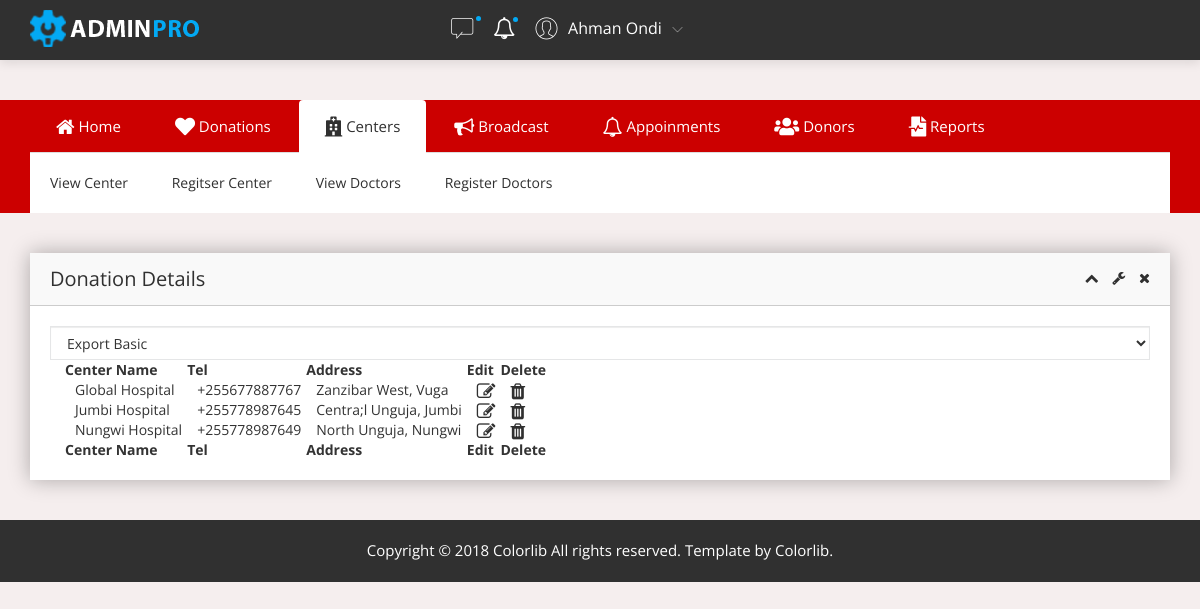
The page /view_center.php (signed in) on the database its author committed.
### tables this page shows
CREATE TABLE `center` (
  `centerName` varchar(30) NOT NULL,
  `phone` varchar(20) NOT NULL,
  `phone2` varchar(20) NOT NULL,
  `district` varchar(100) NOT NULL,
  `province` varchar(30) NOT NULL
);

### view_center.php (the view, shortened to what this page needs)
<!doctype html>
<html class="no-js" lang="en">
<head><meta http-equiv="Content-Type" content="text/html; charset=windows-1252">
    <link rel="stylesheet" href="https://use.fontawesome.com/releases/v5.5.0/css/all.css">
    <link rel="stylesheet" href="css/bootstrap.min.css">
    <link rel="stylesheet" href="css/font-awesome.min.css">
    <link rel="stylesheet" href="css/adminpro-custon-icon.css">
    <link rel="stylesheet" href="css/meanmenu.min.css">
    <link rel="stylesheet" href="css/jquery.mCustomScrollbar.min.css">
    <link rel="stylesheet" href="css/animate.css">
    <link rel="stylesheet" href="css/data-table/bootstrap-table.css">
    <link rel="stylesheet" href="css/data-table/bootstrap-editable.css">
    <link rel="stylesheet" href="css/normalize.css">
    <link rel="stylesheet" href="css/c3.min.css">
    <link rel="stylesheet" href="css/form/all-type-forms.css">
    <link rel="stylesheet" href="css/switcher/color-switcher.css">
    <link rel="stylesheet" href="style.css">
    <link rel="stylesheet" href="css/responsive.css">
</head>
<body>
    <?php
   include('center_top.php');
   ?>
    <?php
   require_once("connection/config.php");
	$str="SELECT * from center";
	$query=$db->query($str) or die(mysqli_error());
	$nrows=$query->num_rows;
	?>
    <div class="admin-dashone-data-table-area mg-b-40">
        <div class="container">
            <div class="row">
                <div class="col-lg-12">
                    <div class="sparkline8-list shadow-reset">
                        <div class="sparkline8-hd">
                            <div class="main-sparkline8-hd">
                                <h1>Donation Details</h1>
                                <div class="sparkline8-outline-icon">
                                    <span class="sparkline8-collapse-link"><i class="fa fa-chevron-up"></i></span>
                                    <span><i class="fa fa-wrench"></i></span>
                                    <span class="sparkline8-collapse-close"><i class="fa fa-times"></i></span>
                                </div>
                            </div>
                        </div>
                        <div class="sparkline8-graph">
                            <div class="datatable-dashv1-list custom-datatable-overright">
                                <div id="toolbar">
                                    <select class="form-control">
                                        <option value="">Export Basic</option>
                                    </select>
                                </div>
                                <table id="table" data-toggle="table" data-pagination="true" data-search="true" data-show-columns="true" data-show-pagination-switch="true" data-show-refresh="true" data-key-events="true" data-show-toggle="true" data-resizable="true" data-cookie="true" data-cookie-id-table="saveId" data-show-export="true" data-click-to-select="true" data-toolbar="#toolbar">
                                    <thead>
                                        <tr>
                                            <th data-field="state" data-checkbox="true"></th>
                                            <th data-field="name">Center Name</th>
                                            <th data-field="tel" data-editable="true">Tel</th>
                                            <th data-field="address" data-editable="true">Address</th>
                                            <th data-field="pulse">Edit</th>
                                            <th data-field="action">Delete</th>
                                        </tr>
                                    </thead>
                                    <tbody id="data">
                                    <?php
										if($nrows>0){
												while($r=mysqli_fetch_array($query)){
													?>
													<tr>
                                                        <td></td>
    													<td><?php echo $r["centerName"] ?></td>
    													<td><?php echo $r["phone"] ?></td>
    													<td><?php echo $r["district"].', '.$r["province"] ?></td>
    													<td><a href="edit_center.php?edit_id=<?php  echo $r["centerName"] ?>"><i class="fa fa-edit fa-lg"></i></a></td>
    													<td><a onClick="javascript: return confirm('DO You want to delete')" href="delete_center.php?delete_id=<?php  echo $r["centerName"] ?>"><i class="fa fa-trash fa-lg"></i></a></td>
													</tr>
												<?php
												}
										}else{
											?>
											<tr><td colspan="6" align="center">No Record Found</td></tr>
											<?php
										}
											?>
                                    </tbody>
                                    <tfoot>
                                        <tr>
                                            <td></td>
                                            <th data-field="name">Center Name</th>
                                            <th data-field="tel" data-editable="true">Tel</th>
                                            <th data-field="address" data-editable="true">Address</th>
                                            <th data-field="pulse">Edit</th>
                                            <th data-field="action">Delete</th>
                                        </tr>
                                    </tfoot>
                                </table>
                            </div>
                        </div>
                    </div>
                </div>
            </div>
        </div>
    </div>
    <div class="footer-copyright-area">
        <div class="container">
            <div class="row">
                <div class="col-lg-12">
                    <div class="footer-copy-right">
                        <p>Copyright &#169; 2018 Colorlib All rights reserved. Template by <a href="https://colorlib.com">Colorlib</a>.</p>
                    </div>
                </div>
            </div>
        </div>
    </div>
</body>
</html>

### rows shown on the page
center: centerName "Global Hospital", phone "+255677887767", district "Zanzibar West", province "Vuga"
center: centerName "Jumbi Hospital", phone "+255778987645", district "Centra;l Unguja", province "Jumbi"
center: centerName "Nungwi Hospital", phone "+255778987649", district "North Unguja", province "Nungwi"
